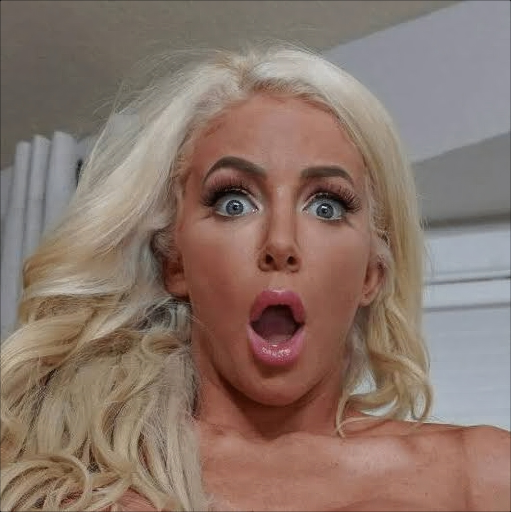
#> input picture experiments/eval_crops/user_test_blonde.png, 1022 x 1024 px (shown at 1/2 size)
$ python -i degradation.py   (imports and definitions only)
#> lines starting #> are read from the running program, lines starting #| are printed output that depends on the picture
"""Realistic High-Order Synthetic Degradation Pipeline for Fidelis.

Implements the multi-stage, second-order degradation model described in the
Fidelis Flagship Image Upscaling Architecture:
- Blur: Isotropic/Anisotropic Gaussian, Motion Blur, Sinc Defocus Filter
- Resize: Randomized Bilinear, Bicubic, Area, and Lanczos downsampling
- Noise: Additive Gaussian Noise, Poisson Sensor Noise, and Chroma Noise
- Compression: Dual-pass JPEG and WebP compression artifacts
- Repeated Degradation: Cascaded 1st-order and 2nd-order stages
"""

import random

import cv2
import numpy as np


class DegradationGenerator:
    """Generates realistic paired low-resolution/degraded samples from high-resolution inputs."""

    def __init__(self, scale: int = 4, seed: int | None = None):
        self.scale = scale
        if seed is not None:
            random.seed(seed)
            np.random.seed(seed)

    # [45 lines left out: functions random_gaussian_blur, random_motion_blur, not called in this run]

    @staticmethod
    def random_noise(img: np.ndarray, gaussian_sigma_range=(2, 25), poisson_scale_range=(0.02, 0.15)) -> np.ndarray:
        """Adds Gaussian and Poisson sensor-like chroma noise."""
        img_f = img.astype(np.float32)

        # 1. Additive Gaussian noise (both luma and chroma)
        if random.random() < 0.7:
            sigma = random.uniform(*gaussian_sigma_range)
            # Separate noise per channel for realistic sensor chroma noise
            noise = np.random.normal(0, sigma, img.shape).astype(np.float32)
            img_f += noise

        # 2. Poisson noise (dependent on photon count)
        if random.random() < 0.5:
            scale = random.uniform(*poisson_scale_range)
            norm = np.clip(img_f / 255.0, 0, 1)
            vals = len(np.unique(norm))
            vals = 2 ** np.ceil(np.log2(max(vals, 2)))
            poisson = np.random.poisson(norm * vals) / float(vals)
            img_f = (1.0 - scale) * img_f + scale * (poisson * 255.0)

        return np.clip(img_f, 0, 255).astype(np.uint8)

    @staticmethod
    def random_compression(img: np.ndarray, quality_range=(30, 85)) -> np.ndarray:
        """Simulates lossy JPEG or WebP compression artifacts."""
        q = random.randint(*quality_range)
        use_webp = random.random() < 0.35

        ext = ".webp" if use_webp else ".jpg"
        param = [cv2.IMWRITE_WEBP_QUALITY if use_webp else cv2.IMWRITE_JPEG_QUALITY, q]

        success, enc = cv2.imencode(ext, img, param)
        if not success:
            return img
        dec = cv2.imdecode(enc, cv2.IMREAD_COLOR)
        return dec if dec is not None else img

    @staticmethod
    def random_resize(img: np.ndarray, target_w: int, target_h: int) -> np.ndarray:
        """Downsamples using randomized interpolation kernel."""
        interpolations = [
            cv2.INTER_AREA,
            cv2.INTER_LINEAR,
            cv2.INTER_CUBIC,
            cv2.INTER_LANCZOS4
        ]
        interp = random.choice(interpolations)
        return cv2.resize(img, (target_w, target_h), interpolation=interp)

    def apply_first_order(self, hr_img: np.ndarray) -> np.ndarray:
        """Applies single-order realistic real-world degradation."""
        h, w = hr_img.shape[:2]
        lr_w = max(16, w // self.scale)
        lr_h = max(16, h // self.scale)

        out = hr_img.copy()

        # Step 1: Optical blur
        if random.random() < 0.6:
            out = self.random_gaussian_blur(out)
        elif random.random() < 0.4:
            out = self.random_motion_blur(out)

        # Step 2: Downsampling to target LR dimension
        out = self.random_resize(out, lr_w, lr_h)

        # Step 3: Sensor noise
        out = self.random_noise(out)

        # Step 4: JPEG / WebP compression
        out = self.random_compression(out)

        return out

    # [40 lines left out: functions apply_second_order, generate_pair, not called in this run]

>>> import cv2
>>> picture = cv2.imread('../../experiments/eval_crops/user_test_blonde.png')
#> picture is the input picture: shape (1024, 1022, 3); mean B, G, R 106.2, 116.8, 137.6
>>> result = DegradationGenerator().apply_first_order(picture)
#> in random_resize, `return cv2.resize(img, (target_w, target_h), interpolation=interp)`:
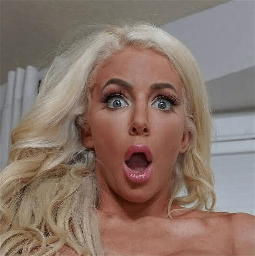
#> returned value: shape (256, 255, 3); mean of channels 0, 1, 2 106.4, 117, 137.9; drawn as B, G, R
#> in random_noise, `img_f += noise`:
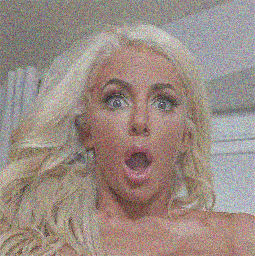
#> img_f: shape (256, 255, 3) float32; mean B, G, R 106.4, 117.2, 138; drawn with min black and max white
#> in random_noise, `norm = np.clip(img_f / 255.0, 0, 1)`:
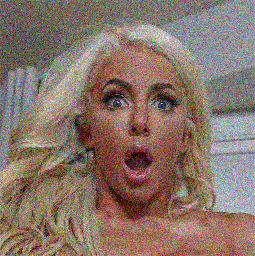
#> norm: shape (256, 255, 3) float32; mean B, G, R 0.418, 0.46, 0.541
#> in random_noise, `vals = len(np.unique(norm))`: vals = 193697
#> in random_noise, `vals = 2 ** np.ceil(np.log2(max(vals, 2)))`: vals = 262144
#> in random_compression, `dec = cv2.imdecode(enc, cv2.IMREAD_COLOR)`:
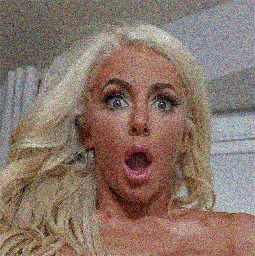
#> dec: shape (256, 255, 3); mean B, G, R 105.9, 116.8, 137.7

$ run again, on experiments/eval_crops/portrait_skin_real.png
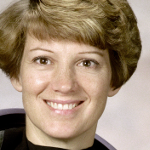
#> input picture experiments/eval_crops/portrait_skin_real.png, 150 x 150 px
#> picture is the input picture: shape (150, 150, 3); mean B, G, R 115.1, 137.7, 159.1
#> in random_noise, `norm = np.clip(img_f / 255.0, 0, 1)`:
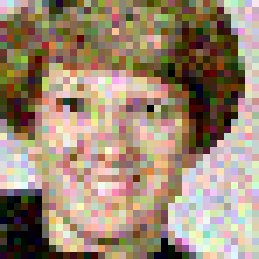
#> norm: shape (37, 37, 3) float32 (shown 7 times larger); mean B, G, R 0.454, 0.539, 0.618
#> in random_noise, `vals = len(np.unique(norm))`: vals = 3862
#> in random_noise, `vals = 2 ** np.ceil(np.log2(max(vals, 2)))`: vals = 4096
#> enc = 1070 values, max 255 at index 76, min 0 at index 6, mean 128.5
#> in random_compression, `dec = cv2.imdecode(enc, cv2.IMREAD_COLOR)`:
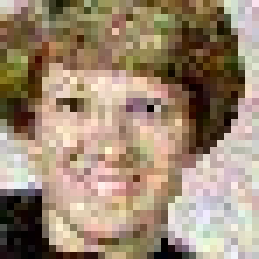
#> dec: shape (37, 37, 3) (shown 7 times larger); mean B, G, R 115.4, 137.1, 157.2

$ run again, on experiments/eval_crops/user_test_darkhair.png
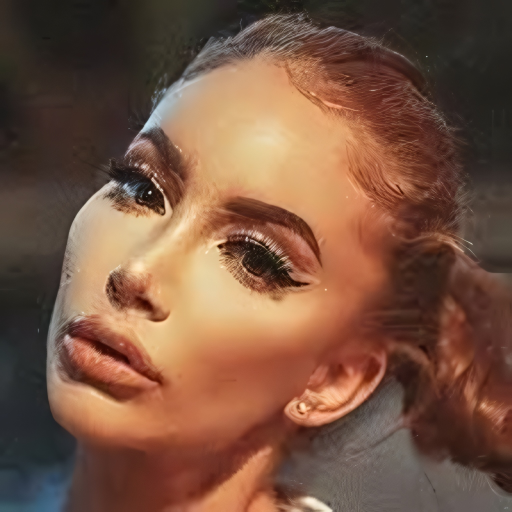
#> input picture experiments/eval_crops/user_test_darkhair.png, 1024 x 1024 px (shown at 1/2 size)
#> picture is the input picture: shape (1024, 1024, 3); mean B, G, R 65.6, 84.9, 120.6
#> in random_noise, `norm = np.clip(img_f / 255.0, 0, 1)`:
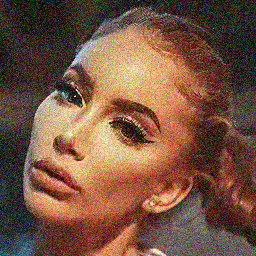
#> norm: shape (256, 256, 3) float32; mean B, G, R 0.259, 0.334, 0.472
#> in random_noise, `vals = len(np.unique(norm))`: vals = 189584
#> in random_noise, `vals = 2 ** np.ceil(np.log2(max(vals, 2)))`: vals = 262144
#> in random_compression, `dec = cv2.imdecode(enc, cv2.IMREAD_COLOR)`:
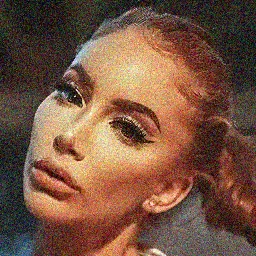
#> dec: shape (256, 256, 3); mean B, G, R 65.3, 84.7, 120.2
